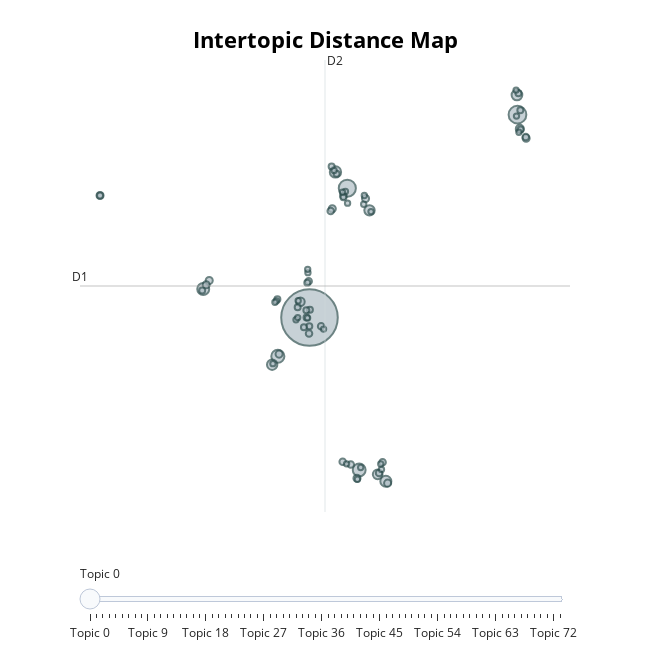

This figure's notebook cell:
### Code cell
# # Reduce to fewer, more distinct topics (e.g., 70–80)
topic_model = topic_model.reduce_topics(docs, nr_topics=75)

# Optional: visualize again
topic_model.visualize_topics()
